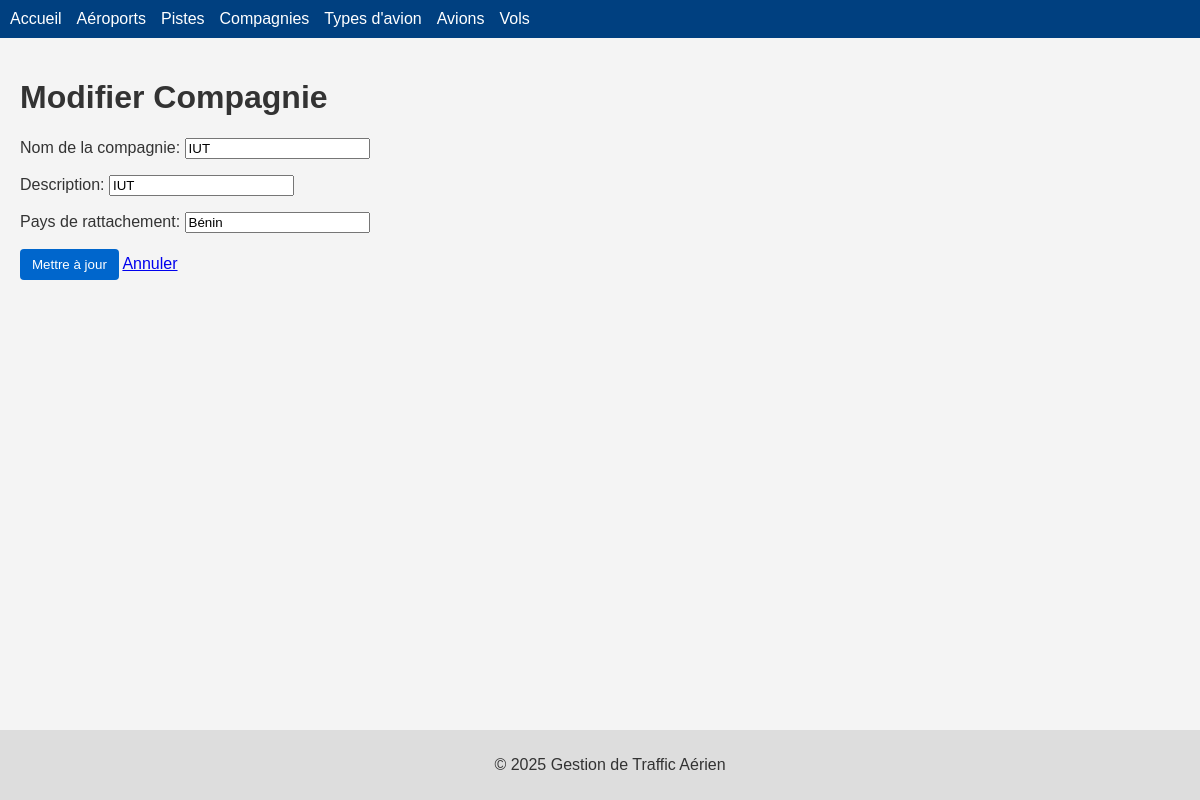
The app's page /companies/1/edit/ with its own data.
### avion/models.py (models this page shows, shortened)
class Compagnies(models.Model):
    nom = models.CharField(max_length=100, blank=False)
    description = models.CharField(max_length=100, blank=True)
    pays_ratt = models.CharField(max_length=100, blank=False)

### avion/views.py (the view)
# urls.py: path('companies/<int:id>/edit/',  views.updateCompagnies, name='updateCompagnies'),
def updateCompagnies(request, id):
    inst = get_object_or_404(models.Compagnies, pk=id)
    if request.method == "POST":
        form = compagniesForm(request.POST, request.FILES, instance=inst)
        if form.is_valid():
            form.save()
            return redirect('avion:afficheCompagnies')
    else:
        form = compagniesForm(instance=inst)
    return render(request, "avion/updateCompagnies.html", {"form": form, "id": id})

### avion/forms.py
class compagniesForm(ModelForm):
    class Meta:
        model = models.Compagnies
        fields = ('nom', 'description', 'pays_ratt')
        labels = {
        'nom': _('Nom de la compagnie'),
        'description': _("Description"),
        'pays_ratt': _('Pays de rattachement'),
        }

### avion/templates/avion/updateCompagnies.html (shortened to what this page needs)
{% extends 'base.html' %}
{% block content %}
<h1>Modifier Compagnie</h1>
<form method="post">
  {{ form.as_p }}
  <button type="submit">Mettre à jour</button>
  <a href="{% url 'avion:afficheCompagnies' %}">Annuler</a>
</form>
{% endblock %}

### avion/static/avion/style.css (style rules this page uses)
body { font-family: Arial, sans-serif; margin: 0; padding: 0; background: #f4f4f4; color: #333; }
.btn, button { display: inline-block; padding: 8px 12px; background: #0066cc; color: #fff; text-decoration: none; border: none; border-radius: 4px; cursor: pointer; }

### records on screen
Compagnies: nom "IUT", description "IUT", pays_ratt "Bénin"
